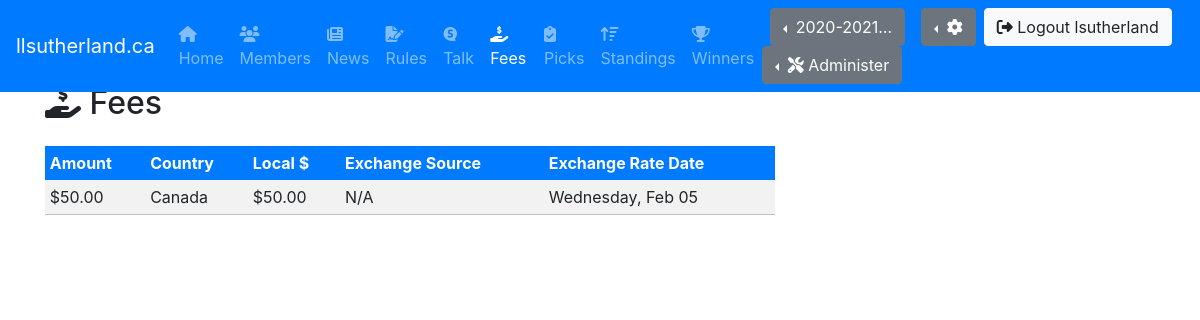
The app's page /fees/ (signed in) with its own data.
### pool/models.py (models this page shows, shortened)
class Season(models.Model):
    name = models.CharField(max_length=50, blank=False, null=False)
    effective_date = models.DateField(blank=False, null=False)
    effective_end_date = models.DateField(blank=False, null=False)
    is_active = models.BooleanField(default=True)

class CustomUser(AbstractUser):
    US_EST = 'US/Eastern'
    TZS = [
        ('US/Alaska', 'US/Alaska'),
        ('US/Arizona','US/Arizona'),
        ('US/Central','US/Central'),
        (US_EST,'US/Eastern'),
        ('US/Hawaii','US/Hawaii'),
        ('US/Mountain','US/Mountain'),
        ('US/Pacific','US/Pacific'),
        ('Europe/Amsterdam','Europe/Amsterdam'),
        ('Europe/Athens','Europe/Athens'),
        ('Europe/Belgrade','Europe/Belgrade'),
        ('Europe/Berlin','Europe/Berlin'),
        ('Europe/Brussels','Europe/Brussels'),
        ('Europe/Bucharest','Europe/Bucharest'),
        ('Europe/Budapest','Europe/Budapest'),
        ('Europe/Copenhagen','Europe/Copenhagen'),
        ('Europe/Dublin','Europe/Dublin'),
        ('Europe/Gibraltar','Europe/Gibraltar'),
        ('Europe/Helsinki','Europe/Helsinki'),
        ('Europe/Istanbul','Europe/Istanbul'),
        ('Europe/Kiev','Europe/Kiev'),
        ('Europe/Lisbon','Europe/Lisbon'),
        ('Europe/London','Europe/London'),
        ('Europe/Luxembourg','Europe/Luxembourg'),
        ('Europe/Madrid','Europe/Madrid'),
        ('Europe/Malta','Europe/Malta'),
        ('Europe/Moscow','Europe/Moscow'),
        ('Europe/Oslo','Europe/Oslo'),
        ('Europe/Paris','Europe/Paris'),
        ('Europe/Prague','Europe/Prague'),
        ('Europe/Rome','Europe/Rome'),
        ('Europe/Sarajevo','Europe/Sarajevo'),
        ('Europe/Stockholm','Europe/Stockholm'),
        ('Europe/Vienna','Europe/Vienna'),
        ('Europe/Volgograd','Europe/Volgograd'),
        ('Europe/Warsaw','Europe/Warsaw'),
        ('Europe/Zurich','Europe/Zurich')
    ]
    username_validator = MyValidator()
    username = models.CharField(
        _('username'),
        max_length=150,
        unique=True,
        help_text=_('Required. 150 characters or fewer. Names and numbers only.'),
        validators=[username_validator],
            error_messages={
            'unique': _("A user with that username already exists."),
        },
    )
    mobile = models.CharField(max_length=20, blank=True, null=True)
    image = models.ImageField(upload_to='profile_image', blank=True, null=True)
    favorite_team = models.ForeignKey(Team, on_delete=models.CASCADE, blank=True, null=True)
    timezone = models.CharField(max_length=50, blank=False, null=False, default=US_EST, choices=TZS)

class Fee(models.Model):
    amount = models.DecimalField('Amount CAD', max_digits=5, decimal_places=2, null=False, default=50.00)
    country = models.ForeignKey(Country, on_delete=models.CASCADE, null=False)
    local_amount = models.DecimalField('Amount in that Country', max_digits=5, decimal_places=2, null=False)
    exchange_source = models.CharField(max_length=50)
    exchange_rate_date = models.DateField(null=True)
    local_amount.short_description = 'Uh hi...'

class Country(models.Model):
    name = models.CharField(max_length=50, blank=False, null=False)
    short_name = models.CharField('Abbr', max_length=3, blank=False, null=False)
    class Meta:
        ordering = ["name"]
        verbose_name_plural = "countries"

### pool/views.py (the view)
# urls.py: path('fees/', FeesView.as_view(), name='fees'),
class FeesView(LoginRequiredMixin, ListView):
    template_name = 'fees/fees.html'
    def get(self, request):
        args = get_current(request)
        args.update({'items' : Fee.objects.all()})
        return render(request, self.template_name, args)

### pool/views.py (called while the page is built)
def get_current(request):
    current_season = None
    current_week = None
    seasons = []
    prefs = None
    request.session['django_timezone'] = request.user.timezone
    try:
        current_season = get_current_season(request)
        current_week = get_current_week(request)
        seasons = get_seasons()
        prefs = get_preferences(request)
    except Exception as e:
        print(e)
    return {
        'preferences' : prefs,
        'current_season': current_season,
        'current_week' : current_week,
        'seasons' : seasons
    }

def get_preferences(request):
    return Preferences.objects.get(user_id = request.user.id)

def get_seasons():
    return Season.objects.order_by('-effective_date')

def get_current_season(request):
    active_season = Season.objects.get(is_active=True)
    current_season_id = request.session['current_season_id']
    if not active_season.id == current_season_id:
        request.session['current_season_id'] = active_season.id
        return Season.objects.get(id=active_season.id)
    else:
        return Season.objects.get(id=current_season_id)

def get_current_week(request):
    active_week = Week.objects.get(is_active=True)
    current_week_id = request.session['current_week_id']
    if not active_week.id == current_week_id:
        request.session['current_week_id'] = active_week.id
        request.session['current_week_type_id'] = active_week.week_type.id
        return Week.objects.get(id=active_week.id)
    else:
        return Week.objects.get(id=current_week_id)

### utils/season_helper.py (called while the page is built)
def get_now():
    return timezone.now()

### pool/templates/fees/fees.html (shortened to what this page needs)
{% extends 'base.html' %}
{% block body %}
<h2 class="mt-1 mb-4"><i class="fas fa-hand-holding-usd"></i> Fees</h2>
<div class="row">
    <div class="col-md-8">
        <table class="table table-sm table-striped table-borderless">
        <thead>
            {% if user.favorite_team %}
                <tr style="background-color:{{user.favorite_team.color_01}};color:{{user.favorite_team.color_03}};border-color:{{user.favorite_team.color_03}}">
            {% else %}
                <tr class="bg-primary text-white">
            {% endif %}
            <th>Amount</th>
            <th>Country</th>
            <th>Local $</th>
            <th>Exchange Source</th>
            <th>Exchange Rate Date</th>
            </tr>
        </thead>
        <tbody>
        {% for item in items %}
            <tr style="border-bottom:1px solid silver;">
                <td>${{item.amount}}</td>
                <td>{{item.country.name}}</td>
                <td>${{item.local_amount}}</td>
                <td>{{item.exchange_source}}</td>
                <td>{{item.exchange_rate_date|date:'l, M d'}}</td>
            </tr>
        {% endfor %}
        </tbody>
        </table>
    </div>
</div>
{% endblock %}

### pool/templates/nav/no-fav-team.html (shortened to what this page needs)
<nav class="navbar navbar-expand-md navbar-dark fixed-top bg-primary">
        <a class="navbar-brand" href="#">llsutherland.ca</a>
        <div class="collapse navbar-collapse" id="navbarCollapse">
            <ul class="navbar-nav mr-auto">
                <li class="nav-item">
                    <a class="nav-link {% if request.resolver_match.url_name == "home" %}active{% endif %}" href="{% url 'home'  %}"><i class="fas fa-home"></i> Home</a>
                </li>
                <li class="nav-item">
                    <a class="nav-link {% if request.resolver_match.url_name == "members" %}active{% endif %}" href="{% url 'members'  %}"><i class="fas fa-users"></i> Members</a>
                </li>
                <li class="nav-item">
                    <a class="nav-link {% if request.resolver_match.url_name == "news" %}active{% endif %}" href="{% url 'news'  %}"><i class="fas fa-newspaper"></i> News</a>
                </li>
                <li class="nav-item">
                    <a class="nav-link {% if request.resolver_match.url_name == "rules" %}active{% endif %}" href="{% url 'rules'  %}"><i class="fas fa-file-signature"></i> Rules</a>
                </li>
                <li class="nav-item">
                    <a class="nav-link {% if request.resolver_match.url_name == "talk" %}active{% endif %}" href="{% url 'talk'  %}"><i class="fab fa-speakap"></i> Talk</a>
                </li>
                <li class="nav-item">
                    <a class="nav-link {% if request.resolver_match.url_name == "fees" %}active{% endif %}" href="{% url 'fees'  %}"><i class="fas fa-hand-holding-usd"></i> Fees</a>
                </li>
                <li class="nav-item">
                    <a class="nav-link {% if request.resolver_match.url_name == "picks" %}active{% endif %}" href="{% url 'picks' %}"><i class="fas fa-clipboard-check"></i> Picks</a>
                </li>
                <li class="nav-item">
                    <a class="nav-link {% if request.resolver_match.url_name == "standings" %}active{% endif %}" href="{% url 'standings'%}""><i class="fas fa-sort-amount-up"></i> Standings</a>
                </li>
                <li class="nav-item">
                    <a class="nav-link {% if request.resolver_match.url_name == "winners" %}active{% endif %}" href="{% url 'winners'  %}"><i class="fas fa-trophy"></i> Winners</a>
                </li>
            </ul>
            <form class="form-inline mt-2 mt-md-0">
                <div class="dropdown dropleft pl-2 pr-2">
                {% if current_season %}
                    <a class="btn btn-secondary dropdown-toggle" href="#" role="button" id="dropdownSeason" data-toggle="dropdown" aria-haspopup="true" aria-expanded="false">
                        {{current_season.name | truncatechars:10}}
                    </a>
                {% endif %}
                </div>
                <div class="dropdown dropleft pl-2 pr-2">
                    <a class="btn btn-secondary dropdown-toggle" href="#" role="button" id="dropdownProfile" data-toggle="dropdown" aria-haspopup="true" aria-expanded="false">
                        <i class="fas fa-cog"></i>
                    </a>
                </div>
                <a class="btn btn-light mr-2 my-2 my-sm-0" href="{% url 'logout' %}"><i class="fas fa-sign-out-alt"></i> Logout {{user.username}}</a>
                {% if user.is_staff %}
                    <div class="dropdown dropleft">
                        <button class="btn btn-secondary dropdown-toggle" type="button" id="dropdownMenuButton" data-toggle="dropdown" aria-haspopup="true" aria-expanded="false">
                            <i class="fas fa-tools"></i> Administer
                        </button>
                    </div>
                {% endif %}
            </form>
        </div>
    </nav>

### records on screen
Season: name "2020-2021…"
CustomUser: username "lsutherland"
Fee: amount "50.00", country.name "Canada", local_amount "50.00", exchange_source "N/A", exchange_rate_date "Wednesday, Feb 05"
